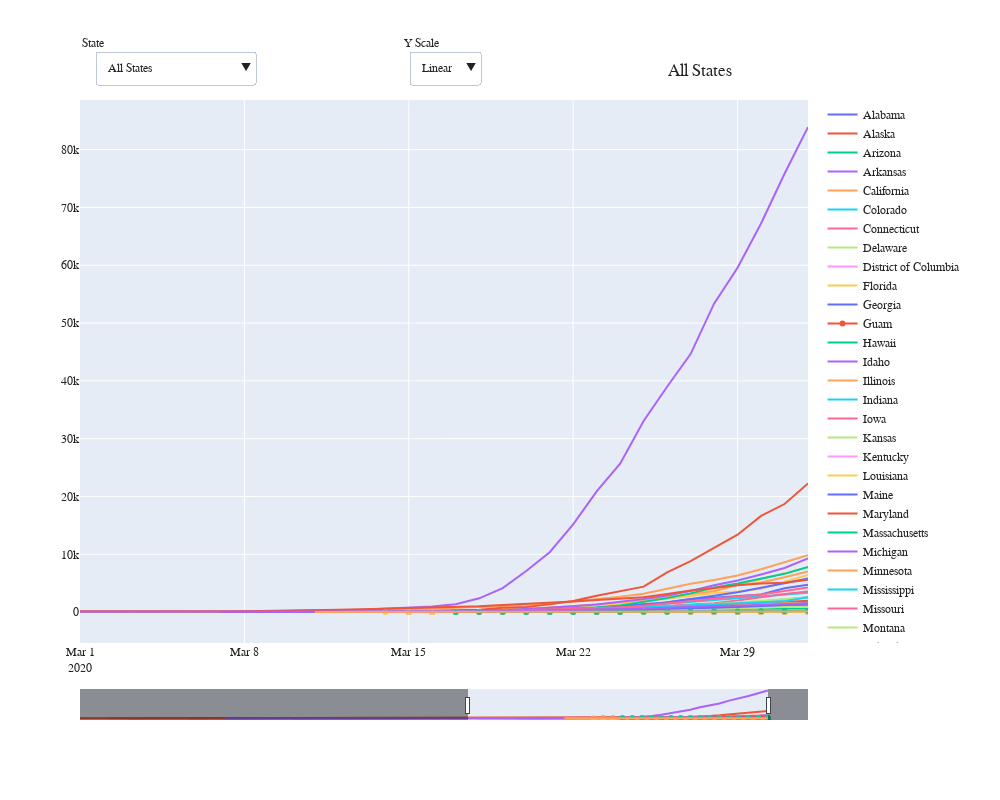

The cell this chart's notebook holds for it:
### Code cell
# make an interactive time series plot using plotly

# first define a figure
fig = go.Figure(
#         data=data,
    layout={
        'width':1000,
        'height':800,
#         'xaxis':dict(
#             range=['2020-03-01', 0.4]
#         )
    } 
)

# this is where you actually add the lines to the plot
for trace in data:
    fig.add_trace(trace)

# updates the title and font
fig.update_layout(
    title={
        'text': 'All States',
        'y':.92,
        'x':0.7,
        'xanchor': 'center',
        'yanchor': 'top'},
font=dict(
        family="Gravitas one, monospace",
        size=12,
#     weight='bold',
        color="#232121"
    ))


# sets the height we are putting the buttons in
button_layer_1_height = 1.09

# adding the two dropdown menus
# to create dropdown menu you feed a dictionary for each menu you want
# in this case we will have 2: one to pick states and one to change the yscale 
fig.update_layout(
    updatemenus=[
        # this dictionary is for the state choosing menu
        dict(
            active=0,
            buttons=buttons,
            y=button_layer_1_height,
            x=.24
            
        ),
        
        # this dict is for the yscale changing options
        dict(buttons=list([
            dict(
                label='Linear',
                method='relayout',
                args = [{'yaxis':{'type':'linear'}}]
        ),
             dict(
                 label='Log',
                 method='relayout',
                 args = [{'yaxis':{'type':'log'}}]
             )
            
                          ]),
             x=0.55,
             y=button_layer_1_height
    )])

# adds a time slider to the xaxis
fig.update_xaxes(rangeslider_visible=True)
fig.update_xaxes({'rangeslider':{'thickness':.05}})

# labels for the dropdown menu
fig.update_layout(
    annotations=[
        dict(text="State", x=0, xref="paper", y=1.12, yref="paper",
                             align="left", showarrow=False),
        dict(text="Y Scale", x=.47, xref="paper", y=1.12, yref="paper",
                             align="left", showarrow=False)
    ])

# lets you set the xrange you want the plot to start in
fig.update_layout(xaxis_range=[pd.to_datetime('2020-03-01'),
                               pd.to_datetime(stateTot.date.max())])

fig.show()
